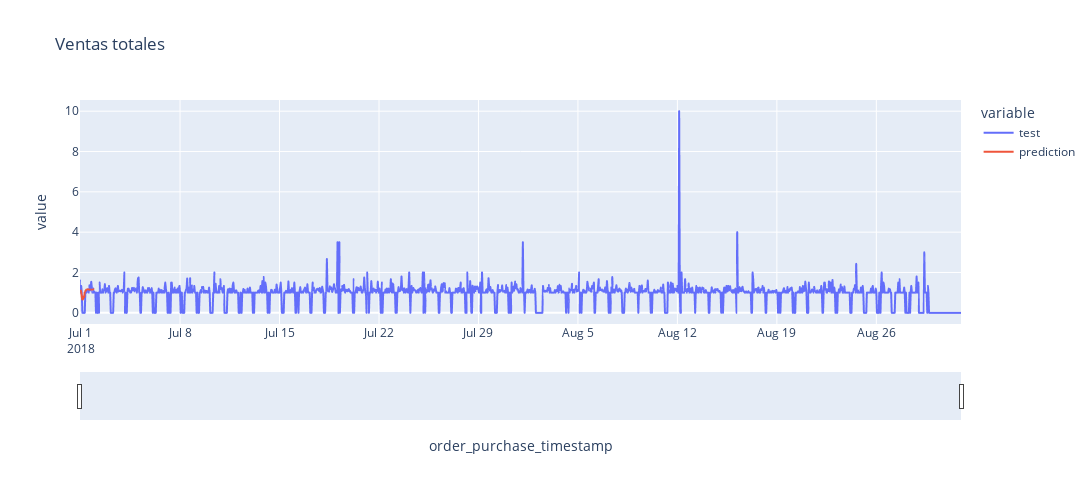

Notebook code cell kept with this figure:
### Code cell
# Plot de predicciones interactivas
# ============================================================================
datos_plot = pd.DataFrame({
                'test': datos_test['cantidad_ventas'],
                'prediction': predicciones,
            })
datos_plot.index.name= 'order_purchase_timestamp'

fig = px.line(
    data_frame  = datos_plot.reset_index(),
    x           = 'order_purchase_timestamp',
    y           = datos_plot.columns,
    title       = 'Ventas totales',
    width       = 1200,
    height      = 500
)

fig.update_xaxes(rangeslider_visible=True)
fig.show()

### Figure 1 — Plotly figure (JSON) as saved in the notebook; plotly's stock layout.template omitted (floating-point values rounded to 4 significant figures; data arrays with more than 128 entries replaced by an {"elided": "..."} marker saying what was removed)
{"data": [{"hovertemplate": "variable=test<br>order_purchase_timestamp=%{x}<br>value=%{y}<extra></extra>", "legendgroup": "test", "line": {"color": "#636efa", "dash": "solid"}, "marker": {"symbol": "circle"}, "mode": "lines", "name": "test", "showlegend": true, "type": "scattergl", "x": {"elided": "1489 str values"}, "xaxis": "x", "y": {"elided": "1489 float values"}, "yaxis": "y"}, {"hovertemplate": "variable=prediction<br>order_purchase_timestamp=%{x}<br>value=%{y}<extra></extra>", "legendgroup": "prediction", "line": {"color": "#EF553B", "dash": "solid"}, "marker": {"symbol": "circle"}, "mode": "lines", "name": "prediction", "showlegend": true, "type": "scattergl", "x": {"elided": "1489 str values"}, "xaxis": "x", "y": {"elided": "1489 float values"}, "yaxis": "y"}], "layout": {"height": 500, "legend": {"title": {"text": "variable"}, "tracegroupgap": 0}, "title": {"text": "Ventas totales"}, "width": 1200, "xaxis": {"anchor": "y", "domain": [0, 1], "rangeslider": {"visible": true}, "title": {"text": "order_purchase_timestamp"}}, "yaxis": {"anchor": "x", "domain": [0, 1], "title": {"text": "value"}}}}
